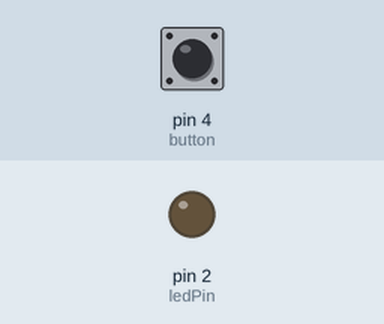
Simulated run of this sketch. Board: Arduino Uno, built with avr-gcc and run on an emulated ATmega328P. Parts: output pins drawn as LEDs (lit = HIGH). Inputs (shaded band) come from the test bench; at power-on: pin 4 (button) HIGH.

Above: at 1.2 s.
1.3 s: pin 4 (button) pulled LOW for 0.15 s
At 1.37 s:
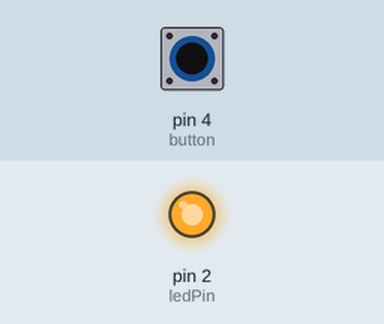
2.9 s: pin 4 (button) pulled LOW for 3.2 s
At 7.2 s:
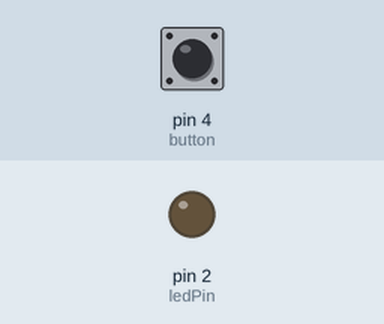
Timing chart, 0 to 8.7 s (numbered marks = the images above; inputs shaded):
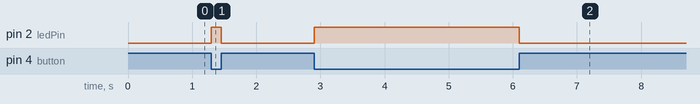

The sketch:

Connect_button_to_LED.ino
```cpp
#define button 4
#define ledPin 2
int buttonState;

void setup() {
  // put your setup code here, to run once:
  pinMode(button, INPUT_PULLUP); // config GPIO-4 as input pin and enable the internal pull-up resistor
  pinMode(ledPin,OUTPUT);
}

void loop() {
  // put your main code here, to run repeatedly:
  buttonState = digitalRead(button);

  if (buttonState==HIGH)
    digitalWrite(ledPin,LOW);

  else
    digitalWrite(ledPin,HIGH);

}
```

Measured:
- after the input at 1.3 s, pin 2 (ledPin): LOW → HIGH at once, → LOW 0.15 s later
- after the input at 2.9 s, pin 2 (ledPin): LOW → HIGH at once, → LOW 3.2 s later
